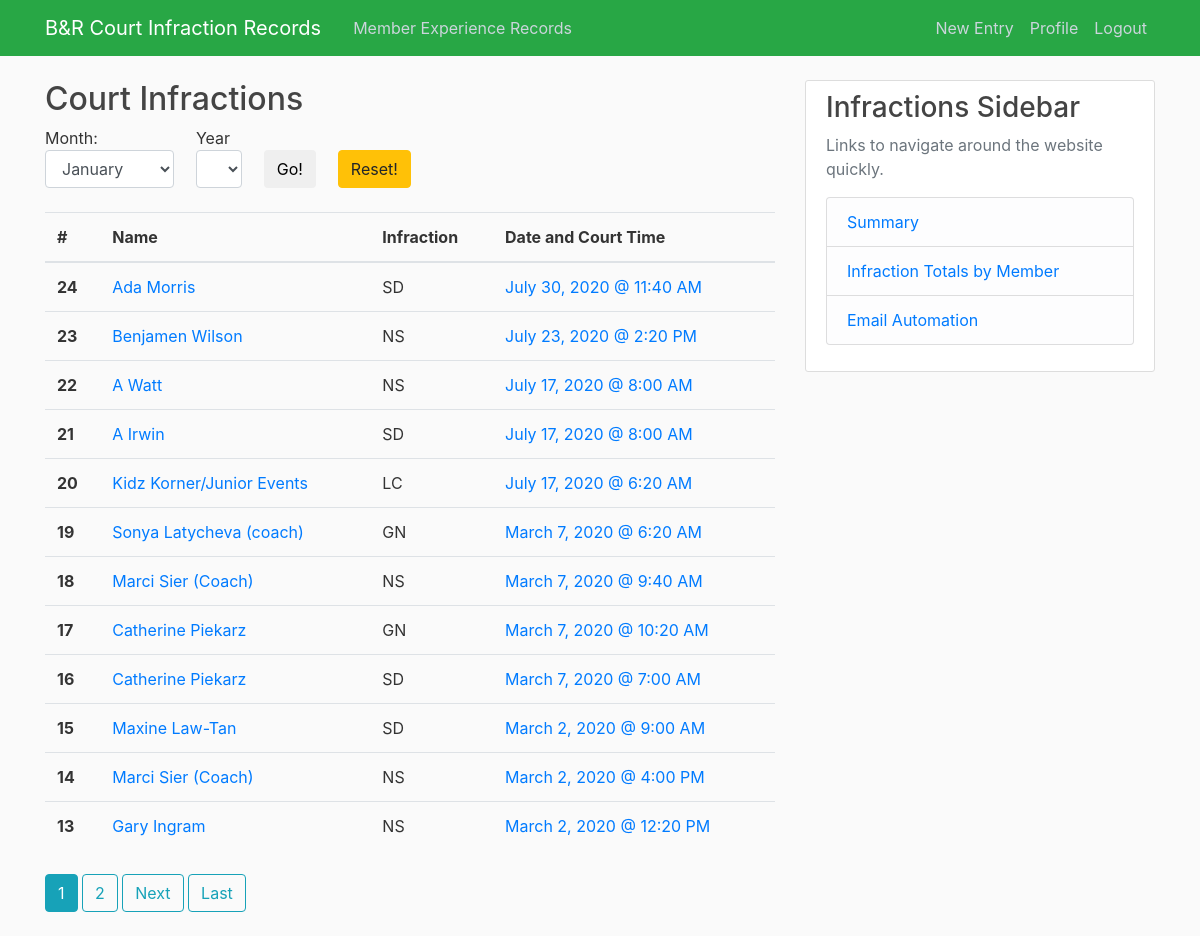
The app's page /courtinfractions/summary/ (signed in), older data.
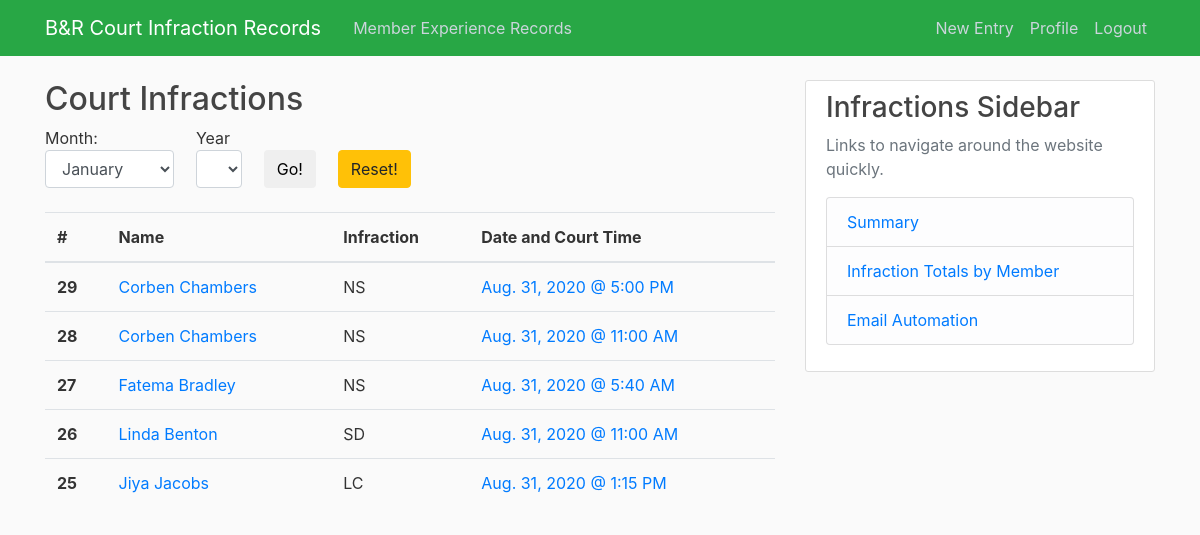
The same page, newer data.
### courtinfractions/models.py (models this page shows, shortened)
class courtInf(models.Model):
    codeInf=[
        ('LC1', 'Late Cancel'),
        ('NS1', 'No Show'),
        ('SD1', 'Singles to Doubles'),
        ('GN1', 'Guest Name'),
        ('OTH', 'Other (Please specify in notes)'),
    ]
    codeTime=[
        ('5:40 AM', '5:40 AM'),
        ('6:00 AM', '6:00 AM'),
        ('6:20 AM', '6:20 AM'),
        ('7:00 AM', '7:00 AM'),
        ('7:40 AM', '7:40 AM'),
        ('8:00 AM', '8:00 AM'),
        ('8:20 AM', '8:20 AM'),
        ('9:00 AM', '9:00 AM'),
        ('9:40 AM', '9:40 AM'),
        ('10:00 AM', '10:00 AM'),
        ('10:20 AM', '10:20 AM'),
        ('11:00 AM', '11:00 AM'),
        ('11:40 AM', '11:40 AM'),
        ('12:00 PM', '12:00 PM'),
        ('12:15 PM', '12:15 PM'),
        ('12:20 PM', '12:20 PM'),
        ('1:00 PM', '1:00 PM'),
        ('1:15 PM', '1:15 PM'),
        ('1:40 PM', '1:40 PM'),
        ('2:00 PM', '2:00 PM'),
        ('2:15 PM', '2:15 PM'),
        ('2:20 PM', '2:20 PM'),
        ('3:00 PM', '3:00 PM'),
        ('3:30 PM', '3:30 PM'),
        ('3:40 PM', '3:40 PM'),
        ('4:00 PM', '4:00 PM'),
        ('4:20 PM', '4:20 PM'),
        ('4:30 PM', '4:30 PM'),
        ('5:00 PM', '5:00 PM'),
        ('5:30 PM', '5:30 PM'),
        ('5:40 PM', '5:40 PM'),
        ('6:00 PM', '6:00 PM'),
        ('6:20 PM', '6:20 PM'),
        ('6:30 PM', '6:30 PM'),
        ('7:00 PM', '7:00 PM'),
        ('7:30 PM', '7:30 PM'),
        ('7:40 PM', '7:40 PM'),
        ('8:00 PM', '8:00 PM'),
        ('8:20 PM', '8:20 PM'),
        ('8:30 PM', '8:30 PM'),
        ('9:00 PM', '9:00 PM'),
        ('9:30 PM', '9:30 PM'),
        ('9:40 PM', '9:40 PM'),
        ]
    sport = models.CharField(max_length=10)
    name = models.ForeignKey(contactInfo, on_delete=models.PROTECT)
    infraction = models.CharField(max_length=3, choices=codeInf)
    date = models.DateField(default=timezone.now)
    courtTime = models.CharField(max_length=8, choices=codeTime)
    notes = models.TextField(blank=True)
    date_created = models.DateTimeField(default=timezone.now)
    author = models.ForeignKey(User, on_delete=models.PROTECT)

class contactInfo(models.Model):
    memberName = models.CharField(max_length=200)
    email = models.CharField(max_length=254)
    def __str__(self):
        return self.memberName

### courtinfractions/views.py (the view)
# urls.py: path('summary/', CIListView.as_view(), name='CI-summary'),
class CIListView(LoginRequiredMixin, ListView):
    model = courtInf
    template_name = 'courtinfractions/summary.html'
    context_object_name = 'records'
    ordering = '-date_created'
    paginate_by=12
    month_list = ['January', 'February', 'March', 'April', 'May', 'June', 'July',
                  'August', 'September', 'October', 'November', 'December']
    def get_context_data(self, **kwargs):
        context = super(CIListView, self).get_context_data(**kwargs)
        context.update({
            'month_list': self.month_list,
        })
        return context
    def get_queryset(self):
        if self.request.method == 'GET':
            print('A date query has been entered')
            month = self.request.GET.get('month')
            year = self.request.GET.get('year')
            print('month: ', str(month))
            print('year: ', str(year))
            if month is None or year is None:
                return courtInf.objects.order_by('-date_created').all()
            else:
                return courtInf.objects.filter(date__month=month,
                                               date__year=year).order_by('-date_created').all()

### courtinfractions/Templates/courtinfractions/summary.html (shortened to what this page needs)
{% extends 'courtinfractions/base.html' %}
{% block content %}
    <h2>Court Infractions</h2>
    <div>
        <form class="well contact-form" method='GET'>
            <div style="float:left;">
                Month:
                <select class="well form-control" name="month">
                    {% for month in month_list %}
                        <option value="{{ forloop.counter }}">{{ month }}</option>
                    {% endfor %}
                </select>
            </div>
            <div style="float:left; margin-left:3%;">
                Year
                <select class="well form-control" name="year">
                </select>
            </div>
            <div style="float:left; margin-left:3%;">
                <br>
                <button type="submit" class="btn btn-default">Go!</button>
            </div>
            <div style="float:left; margin-left:3%;">
                <br>
                <a href="{% url 'CI-summary' %}" class="btn btn-warning">Reset!</a>
            </div>
        </form>
    </div>
    <br>
    <table class="table">
        <thead>
            <tr>
                <th scope="col">#</th>
                <th scope="col">Name</th>
                <th scope="col">Infraction</th>
                <th scope="col">Date and Court Time</th>
            </tr>
        </thead>
        <tbody>
    {% for record in records %}
        <tr>
            <th scope="row">{{ record.id }}</th>
            <td><a class="article-content" href="{% url 'CI-record' record.id %}">{{ record.name }}</a></td>
            <td>{{ record.infraction.0 }}{{ record.infraction.1 }}</td>
            <td><a class="article-content" href="{% url 'CI-date' record.date %}">{{ record.date }} @ {{ record.courtTime }}</a></td>
        </tr>
    {% endfor %}
        </tbody>
    </table>
    <div class="mt-4">
        {% if is_paginated %}
            {% for num in page_obj.paginator.page_range %}
                {% if page_obj.number == num %}
                    <a class = "btn btn-info mb-4" href="?page={{ num }}">{{ num }}</a>
                {% elif num > page_obj.number|add:'-3' and num < page_obj.number|add:'3' %}
                    <a class = "btn btn-outline-info mb-4" href="?page={{ num }}">{{ num }}</a>
                {% endif %}
            {% endfor %}
            {% if page_obj.has_next  %}
                <a class = "btn btn-outline-info mb-4" href="?page={{ page_obj.next_page_number }}">Next</a>
                <a class = "btn btn-outline-info mb-4" href="?page={{ page_obj.paginator.num_pages }}">Last</a>
            {% endif %}
        {% endif %}
        </div>
{% endblock content %}

Row changes from the older to the newer data that the page shows:
removed courtInf: id "24", name "Ada Morris", infraction.0 "S", infraction.1 "D", date "July 30, 2020", courtTime "11:40 AM"
removed courtInf: id "23", name "Benjamen Wilson", infraction.0 "N", infraction.1 "S", date "July 23, 2020", courtTime "2:20 PM"
removed courtInf: id "22", name "A Watt", infraction.0 "N", infraction.1 "S", date "July 17, 2020", courtTime "8:00 AM"
removed courtInf: id "21", name "A Irwin", infraction.0 "S", infraction.1 "D", date "July 17, 2020", courtTime "8:00 AM"
removed courtInf: id "20", name "Kidz Korner/Junior Events", infraction.0 "L", infraction.1 "C", date "July 17, 2020", courtTime "6:20 AM"
removed courtInf: id "19", name "Sonya Latycheva (coach)", infraction.0 "G", infraction.1 "N", date "March 7, 2020", courtTime "6:20 AM"
removed courtInf: id "18", name "Marci Sier (Coach)", infraction.0 "N", infraction.1 "S", date "March 7, 2020", courtTime "9:40 AM"
removed courtInf: id "17", name "Catherine Piekarz", infraction.0 "G", infraction.1 "N", date "March 7, 2020", courtTime "10:20 AM"
removed courtInf: id "16", name "Catherine Piekarz", infraction.0 "S", infraction.1 "D", date "March 7, 2020", courtTime "7:00 AM"
removed courtInf: id "15", name "Maxine Law-Tan", infraction.0 "S", infraction.1 "D", date "March 2, 2020", courtTime "9:00 AM"
removed courtInf: id "14", name "Marci Sier (Coach)", infraction.0 "N", infraction.1 "S", date "March 2, 2020", courtTime "4:00 PM"
removed courtInf: id "13", name "Gary Ingram", infraction.0 "N", infraction.1 "S", date "March 2, 2020", courtTime "12:20 PM"
added courtInf: id "29", name "Corben Chambers", infraction.0 "N", infraction.1 "S", date "Aug. 31, 2020", courtTime "5:00 PM"
added courtInf: id "28", name "Corben Chambers", infraction.0 "N", infraction.1 "S", date "Aug. 31, 2020", courtTime "11:00 AM"
added courtInf: id "27", name "Fatema Bradley", infraction.0 "N", infraction.1 "S", date "Aug. 31, 2020", courtTime "5:40 AM"
added courtInf: id "26", name "Linda Benton", infraction.0 "S", infraction.1 "D", date "Aug. 31, 2020", courtTime "11:00 AM"
added courtInf: id "25", name "Jiya Jacobs", infraction.0 "L", infraction.1 "C", date "Aug. 31, 2020", courtTime "1:15 PM"
Text that changed along with them:
list line gone: "1"
list line gone: "2"
text no longer shown: "Next Last"
